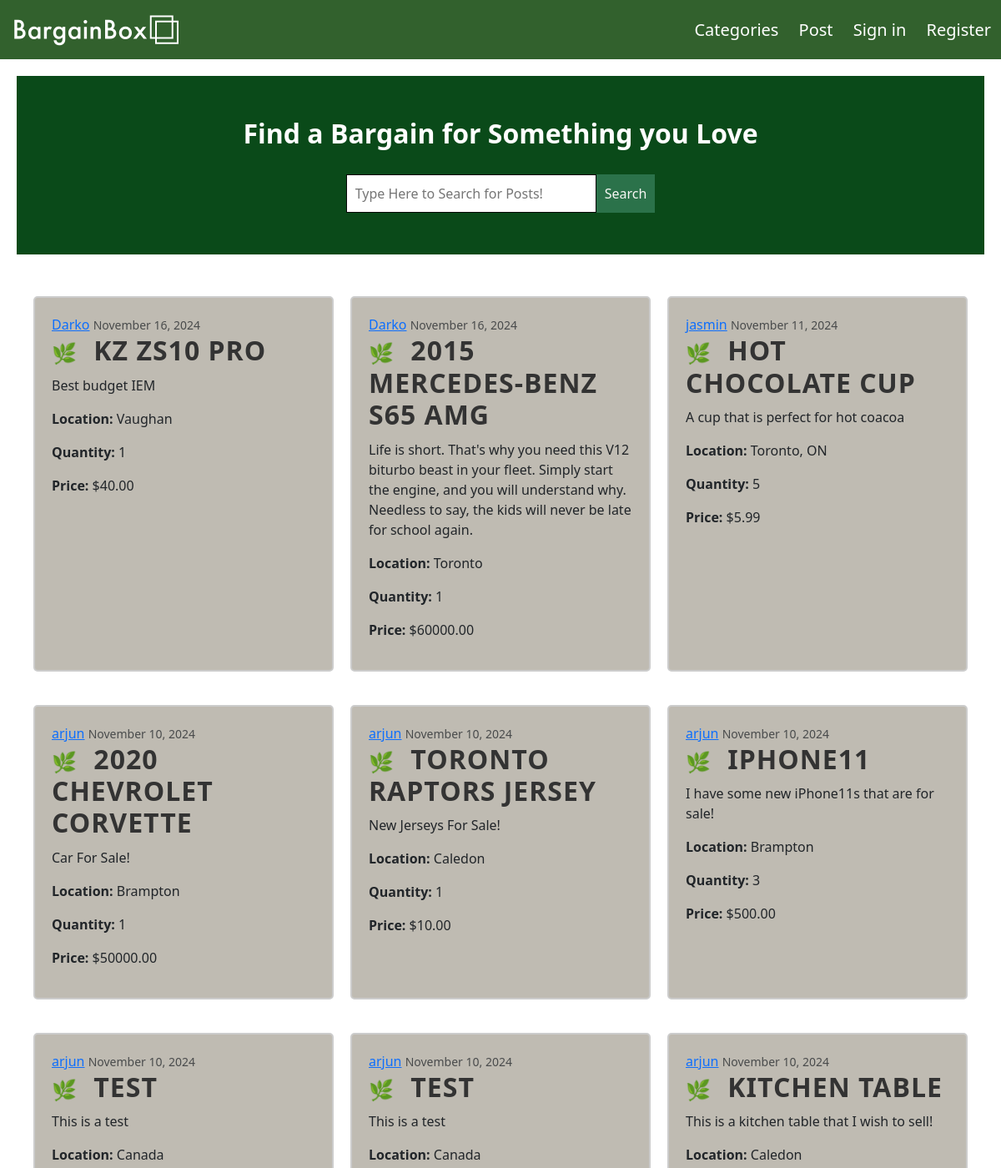
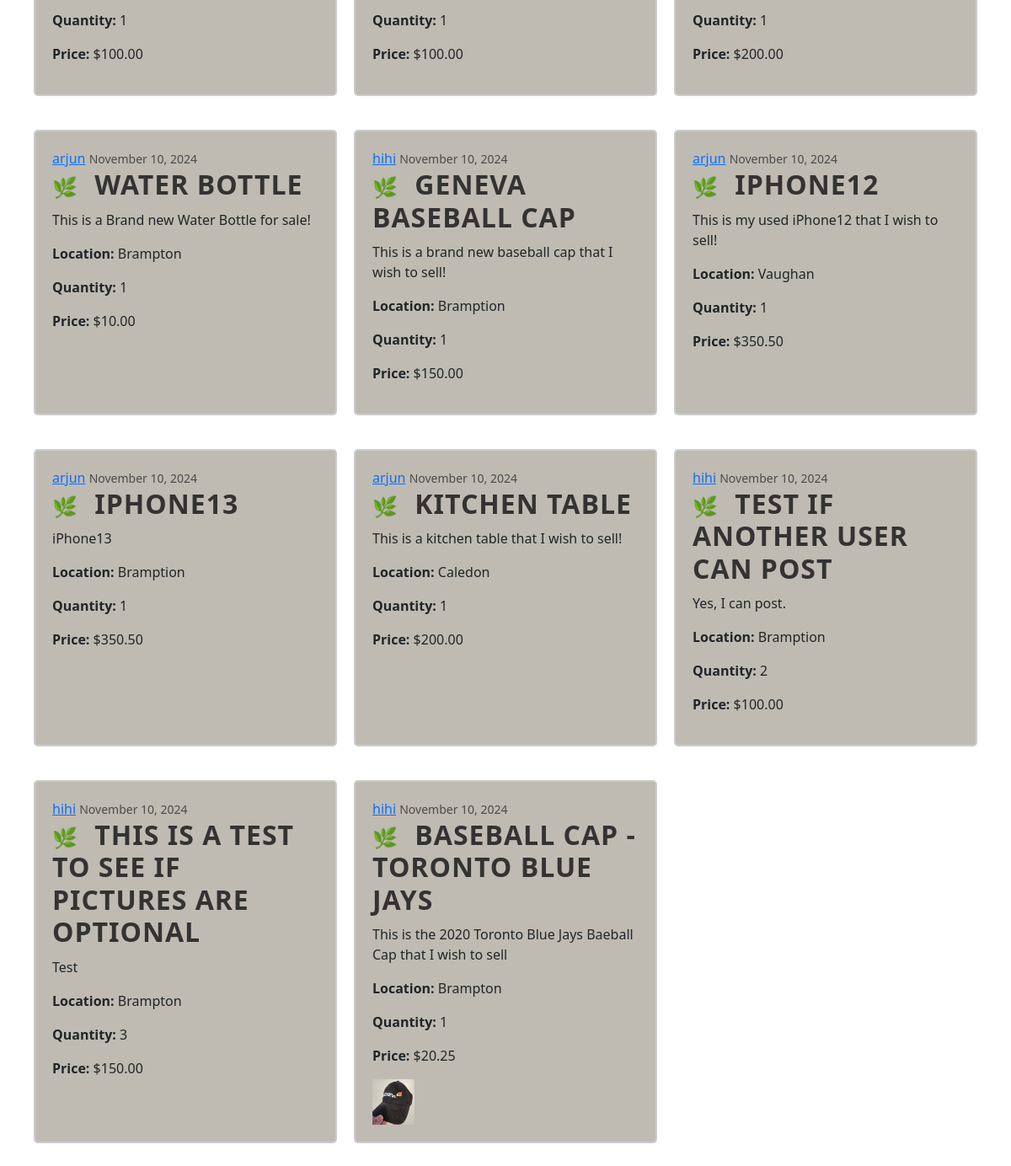
The page / on the database its author committed (2 pictures, top to bottom).
### post/models.py (models this page shows, shortened)
class Post(models.Model):
    title = models.CharField(max_length=100)
    content = models.TextField()
    location = models.CharField(max_length=100)
    quantity = models.PositiveIntegerField(default=1)
    price = models.DecimalField(max_digits=10, decimal_places=2)
    date_posted = models.DateTimeField(default = timezone.now)
    author = models.ForeignKey(User, on_delete=models.CASCADE)
    image = models.ImageField(upload_to='post_images/', null=True, blank=True) # Allows pictures to be added to posts (pictures are optional)

### post/views.py (the view)
# urls.py: path('', PostListView.as_view(), name = 'home'), # Displaying all posts in home
class PostListView(ListView):
    model = Post
    template_name = 'home/home.html'
    context_object_name = 'posts'
    ordering = ['-date_posted']
    def get_queryset(self):
        queryset = super().get_queryset()
        search_query = self.request.GET.get('q', None)
        if search_query:
            queryset = queryset.filter(
                Q(title__icontains=search_query) |
                Q(location__icontains=search_query)
            )
        return queryset

### home/templates/home/home.html (shortened to what this page needs)
{% extends "home/foundation.html" %}
{% load static %}
{% block content %}
    <div class="search-section" style= "margin-bottom: 30px; background-size:cover; padding: 50px 0; text-align: center; background-color: #0a4a19;">
        <h1 style="font-size: 2rem; font-weight: bold; margin-bottom: 30px; color: #FFFFFF;">
            Find a Bargain for Something you Love
        </h1>
        <form method="get" action="{% url 'home' %}" style="display: flex; justify-content: center;">
            <input type="text" name="q" placeholder="Type Here to Search for Posts!" value="{{request.GET.q}}"
                style="padding: 10px; width: 300px; font-size: 1rem; border: 1px solid #030303fa; border-radius: 0px;"/>
            <button type="submit" style="padding: 10px; background-color: rgb(43, 114, 74); color: rgb(247, 247, 244); border: none; border-radius: 0px; cursor: pointer;">
                Search
            </button>
        </form>
    </div>
    {% if posts %}
    <div class="post-grid" style="display: grid; grid-template-columns: repeat(3, 1fr); gap: 20px; padding: 20px;">
        {% for post in posts %}
            <article class="post content-section" style="border: 2px solid #ccc; padding: 20px; margin-bottom: 20px; border-radius: 5px; background-color: #bfbbb2;">
                <div class="post-body">
                    <div class="post-metadate">
                        <a class="mr-2" href="#">{{post.author.username}}</a>
                        <small class="text-muted">{{post.date_posted|date:"F d, Y"}}</small>
                    </div>
                    <h2 class="post-title"
                        style=
                        "
                            font-size: 2rem;
                            font-weight: bold;
                            color: #333;
                            margin-bottom: 10px;
                            text-transform: uppercase;
                            letter-spacing: 1px;
                            position: relative;
                        ">
                        <a href="{% url 'post-detail' post.id %}" style="color: #333; text-decoration: none; transition: all 0.3s ease-in-out;">
                            <span style="position: relative;">
                                <span style="font-size: 1.5rem; color: #db250d; margin-right: 10px;">🌿</span>
                                {{post.title}}
                            </span>
                        </a>
                    </h2>
                    <p class="post-content">{{post.content}}</p>
                    <p class="post-location"><strong>Location:</strong> {{post.location}}</p>
                    <p class="post-quantity"><strong>Quantity:</strong> {{post.quantity}}</p>
                    <p class="post-price"><strong>Price:</strong> ${{ post.price }}</p>
                    {% if post.image %}
                        <img src="{{post.image.url}}" alt="{{post.title}}" style="max-width: 50px; height: auto">
                    {% endif %}
                </div>
            </article>
        {% endfor %}
    </div>
    {% endif %}
{% endblock content %}

### bargain_box/static/bargain_box/styles.css (style rules this page uses)
main h1 { text-align: center; }

### rows shown on the page
Post: author.username "Darko", date_posted "November 16, 2024", title "KZ ZS10 PRO", content "Best budget IEM", location "Vaughan", quantity "1", price "40.00"
Post: author.username "Darko", date_posted "November 16, 2024", title "2015 MERCEDES-BENZ S65 AMG", content "Life is short. That's why you need this V12 biturbo beast in your fleet. Simply start the engine, and you will understand why. Needless to say, the kids will never be late for school again.", location "Toronto", quantity "1", price "60000.00"
Post: author.username "jasmin", date_posted "November 11, 2024", title "HOT CHOCOLATE CUP", content "A cup that is perfect for hot coacoa", location "Toronto, ON", quantity "5", price "5.99"
Post: author.username "arjun", date_posted "November 10, 2024", title "2020 CHEVROLET CORVETTE", content "Car For Sale!", location "Brampton", quantity "1", price "50000.00"
Post: author.username "arjun", date_posted "November 10, 2024", title "TORONTO RAPTORS JERSEY", content "New Jerseys For Sale!", location "Caledon", quantity "1", price "10.00"
Post: author.username "arjun", date_posted "November 10, 2024", title "IPHONE11", content "I have some new iPhone11s that are for sale!", location "Brampton", quantity "3", price "500.00"
Post: author.username "arjun", date_posted "November 10, 2024", title "TEST", content "This is a test", location "Canada", quantity "1", price "100.00"
Post: author.username "arjun", date_posted "November 10, 2024", title "TEST", content "This is a test", location "Canada", quantity "1", price "100.00"
Post: author.username "arjun", date_posted "November 10, 2024", title "KITCHEN TABLE", content "This is a kitchen table that I wish to sell!", location "Caledon", quantity "1", price "200.00"
Post: author.username "arjun", date_posted "November 10, 2024", title "WATER BOTTLE", content "This is a Brand new Water Bottle for sale!", location "Brampton", quantity "1", price "10.00"
Post: author.username "hihi", date_posted "November 10, 2024", title "GENEVA BASEBALL CAP", content "This is a brand new baseball cap that I wish to sell!", location "Bramption", quantity "1", price "150.00"
Post: author.username "arjun", date_posted "November 10, 2024", title "IPHONE12", content "This is my used iPhone12 that I wish to sell!", location "Vaughan", quantity "1", price "350.50"
Post: author.username "arjun", date_posted "November 10, 2024", title "IPHONE13", content "iPhone13", location "Bramption", quantity "1", price "350.50"
Post: author.username "arjun", date_posted "November 10, 2024", title "KITCHEN TABLE", content "This is a kitchen table that I wish to sell!", location "Caledon", quantity "1", price "200.00"
Post: author.username "hihi", date_posted "November 10, 2024", title "TEST IF ANOTHER USER CAN POST", content "Yes, I can post.", location "Bramption", quantity "2", price "100.00"
Post: author.username "hihi", date_posted "November 10, 2024", title "THIS IS A TEST TO SEE IF PICTURES ARE OPTIONAL", content "Test", location "Brampton", quantity "3", price "150.00"
Post: author.username "hihi", date_posted "November 10, 2024", title "BASEBALL CAP - TORONTO BLUE JAYS", content "This is the 2020 Toronto Blue Jays Baeball Cap that I wish to sell", location "Brampton", quantity "1", price "20.25", image (picture)
